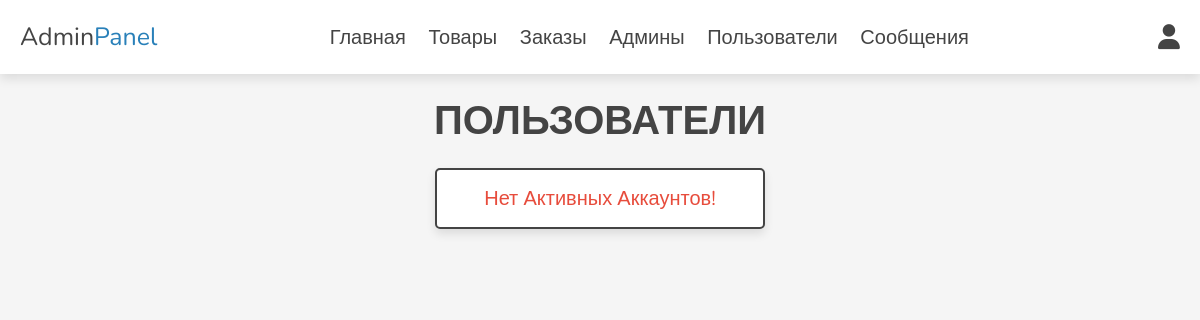
Page /admin/users_accounts.php (signed in) on the earlier database version.
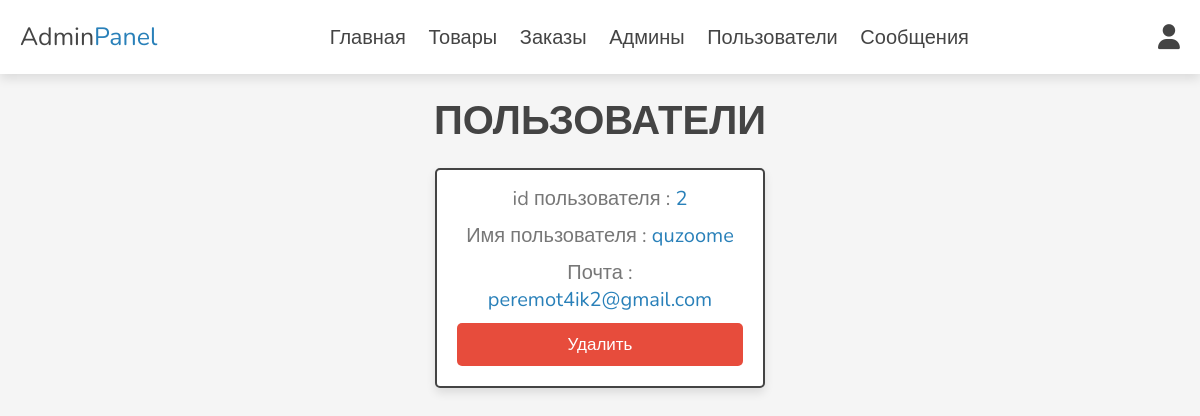
Same page on the later database version.
### tables this page shows
CREATE TABLE `users` (
  `id` int(100) NOT NULL,
  `name` varchar(20) NOT NULL,
  `email` varchar(50) NOT NULL,
  `password` varchar(50) NOT NULL
);

### admin/users_accounts.php (the view, shortened to what this page needs)
<?php
include '../components/connect.php';
?>
<!DOCTYPE html>
<html lang="en">
<head>
   <link rel="stylesheet" href="https://cdnjs.cloudflare.com/ajax/libs/font-awesome/6.1.1/css/all.min.css">
   <link rel="stylesheet" href="../css/admin_style.css">
</head>
<body>
<?php include '../components/admin_header.php'; ?>
<section class="accounts">
   <h1 class="heading">Пользователи</h1>
   <div class="box-container">
   <?php
      $select_accounts = $conn->prepare("SELECT * FROM `users`");
      $select_accounts->execute();
      if($select_accounts->rowCount() > 0){
         while($fetch_accounts = $select_accounts->fetch(PDO::FETCH_ASSOC)){
   ?>
   <div class="box">
      <p> id пользователя : <span><?= $fetch_accounts['id']; ?></span> </p>
      <p> Имя пользователя : <span><?= $fetch_accounts['name']; ?></span> </p>
      <p> Почта : <span><?= $fetch_accounts['email']; ?></span> </p>
      <a href="users_accounts.php?delete=<?= $fetch_accounts['id']; ?>" onclick="return confirm('Удалить этот аккаунт?')" class="delete-btn">Удалить</a>
   </div>
   <?php
         }
      }else{
         echo '<p class="empty">Нет активных аккаунтов!</p>';
      }
   ?>
   </div>
</section>
</body>
</html>

### components/admin_header.php (shortened to what this page needs)
<header class="header">
   <section class="flex">
      <a href="../admin/dashboard.php" class="logo">Admin<span>Panel</span></a>
      <nav class="navbar">
         <a href="../admin/dashboard.php">Главная</a>
         <a href="../admin/products.php">Товары</a>
         <a href="../admin/placed_orders.php">Заказы</a>
         <a href="../admin/admin_accounts.php">Админы</a>
         <a href="../admin/users_accounts.php">Пользователи</a>
         <a href="../admin/messages.php">Сообщения</a>
      </nav>
      <div class="icons">
         <div id="user-btn" class="fas fa-user"></div>
      </div>
   </section>
</header>

### css/admin_style.css (style rules this page uses)
:root { --main-color:#2980b9; --orange:#f39c12; --red:#e74c3c; --black:#444; --white:#fff; --light-color:#777; --light-bg:#f5f5f5; --border:.2rem solid var(--black); --box-shadow:0 .5rem 1rem rgba(0,0,0,.1); }
* { font-family: 'Nunito', sans-serif; margin:0; padding:0; box-sizing: border-box; outline: none; border:none; text-decoration: none; }
html { font-size: 62.5%; overflow-x: hidden; }
body { background-color: var(--light-bg); }
section { padding:2rem; max-width: 1200px; margin:0 auto; }
.heading { font-size: 4rem; color:var(--black); margin-bottom: 2rem; text-align: center; text-transform: uppercase; }
.btn, .delete-btn, .option-btn { display: block; width: 100%; margin-top: 1rem; border-radius: .5rem; padding:1rem 3rem; font-size: 1.7rem; text-transform: capitalize; color:var(--white); cursor: pointer; text-align: center; }
.delete-btn { background-color: var(--red); }
.header { position: sticky; top:0; left:0; right:0; background-color: var(--white); box-shadow: var(--box-shadow); z-index: 1000; }
.header .flex { display: flex; align-items: center; justify-content: space-between; position: relative; }
.header .flex .logo { font-size: 2.5rem; color:var(--black); }
.header .flex .logo span { color:var(--main-color); }
.header .flex .navbar a { margin:0 1rem; font-size: 2rem; color:var(--black); }
.header .flex .icons div { margin-left: 1.7rem; font-size: 2.5rem; cursor: pointer; color:var(--black); }
.accounts .box-container { display: grid; grid-template-columns: repeat(auto-fit, 33rem); gap:1.5rem; align-items: flex-start; justify-content: center; }
.accounts .box-container .box { padding:2rem; padding-top: .5rem; border-radius: .5rem; text-align: center; border:var(--border); background-color: var(--white); box-shadow: var(--box-shadow); }
.accounts .box-container .box p { font-size: 2rem; color:var(--light-color); margin: 1rem 0; }
.accounts .box-container .box p span { color:var(--main-color); }
.empty { padding:1.5rem; background-color: var(--white); border: var(--border); box-shadow: var(--box-shadow); text-align: center; color:var(--red); border-radius: .5rem; font-size: 2rem; text-transform: capitalize; }

Differences in the rows shown:
added users: id "2", name "quzoome", email "peremot4ik2@gmail.com"
Other differences:
text no longer shown: "Нет Активных Аккаунтов!"
